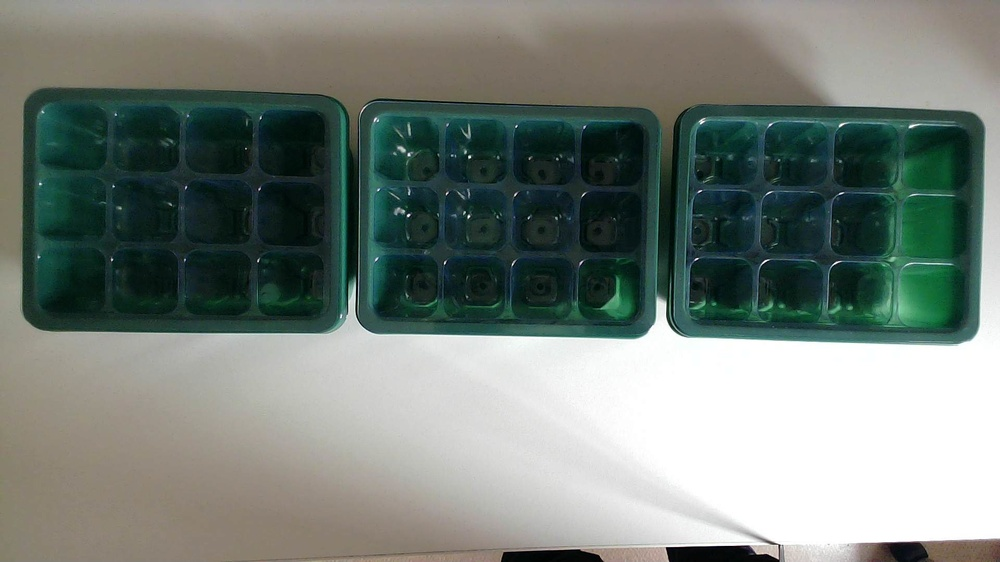
//> input picture Tray/tray_test_photo2.jpg, 1000 x 562 px, shrunk from 1920 x 1080 before the run
$ ./Contours   (built with g++ and OpenCV 4)
//> lines starting //> are read from the running program, lines starting //| are printed output that depends on the picture; after the words box and inside, x2 and y2 are one past the last pixel; in counts of white or black regions, pixels touching at a corner belong together
//> in findContoursTray, image is the input picture: 562 rows x 1000 cols, CV_8UC3; mean B, G, R 121.5, 128.2, 118.4
#include<opencv2/opencv.hpp>
#include "opencv2/imgcodecs.hpp"
#include "opencv2/imgproc.hpp"
#include "opencv2/highgui.hpp"
#include "opencv2/calib3d.hpp"
#include "opencv2/aruco.hpp"


#include<iostream>
#include <sstream>
#include <fstream>
#include <stdint.h>

using namespace cv;

const int fps = 20;

cv::Mat findColour(const cv::Mat& inputBGRimage, int rng = 15)
{
	Mat input = inputBGRimage.clone();
	Mat imageHSV;
	Mat imgThreshold;
	assert(!input.empty());

	// Converts image from BGR to HSV
	cvtColor(input, imageHSV, COLOR_BGR2HSV);

	// Detects yellow colour
	inRange(imageHSV, cv::Scalar(20, 55, 55), Scalar(30, 255, 255), imgThreshold);

	return imgThreshold;
}

void contoursFromColour(std::string filename) {
	Mat image = imread(filename, IMREAD_COLOR);
	Mat thresh;

	thresh = findColour(image);

	// detect edges using canny
	Mat canny;
	Canny(thresh, canny, 50, 150, 3);

	// Detect contours on binary threshold image
	std::vector<std::vector<Point>> contours;
	std::vector<Vec4i> hierarchy;
	findContours(canny, contours, hierarchy, RETR_CCOMP, CHAIN_APPROX_NONE);

	Mat image_copy = image.clone();
	drawContours(image_copy, contours, -1, Scalar(0, 255, 0), 2);

	// Show image
	imshow("Contours", image_copy);
	waitKey(0);
}

void trayContoursThreshold(const cv::Mat& inputBGRimage) {
	Mat input = inputBGRimage.clone();
	Mat imageGrey;
	assert(!input.empty());

	// Convert image to greyscale
	cvtColor(input, imageGrey, COLOR_BGR2GRAY);
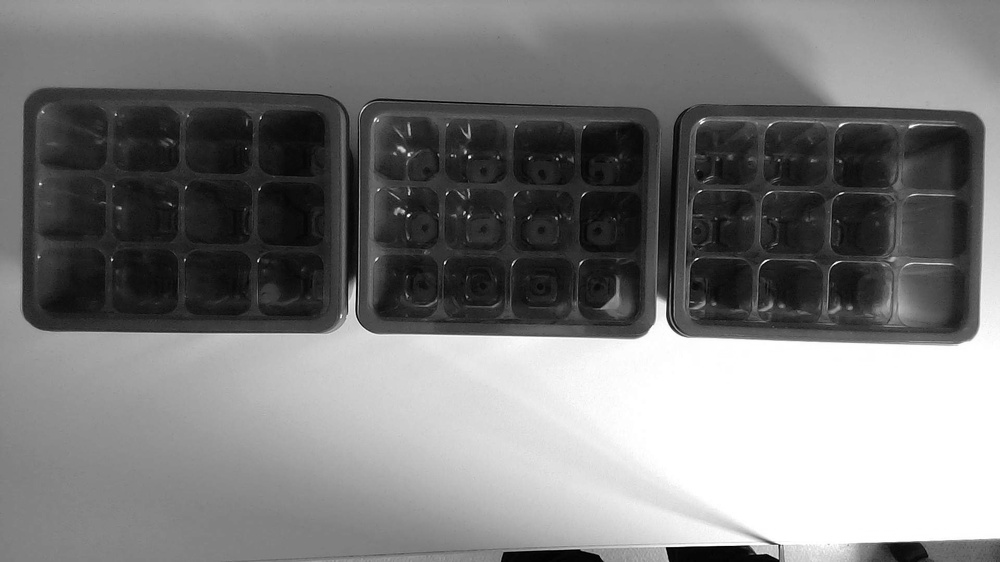
//> imageGrey: 562 rows x 1000 cols, CV_8UC1; min 0, max 255, mean 124.5

	// Setting binary threshold
	// Mat thresh;
	// threshold(imageGrey, thresh, 80, 255, THRESH_BINARY);

	// Blur image
	Mat imageBlurred;
	GaussianBlur(imageGrey, imageBlurred, Size(3, 3), 0);

	// Otsu's threshold
	// Mat otsu;
	// threshold(imageBlurred, otsu, 0, 255, THRESH_BINARY | THRESH_OTSU);

	// Detect edges using canny
	Mat canny;
	Canny(imageBlurred, canny, 70, 255, 3, true);
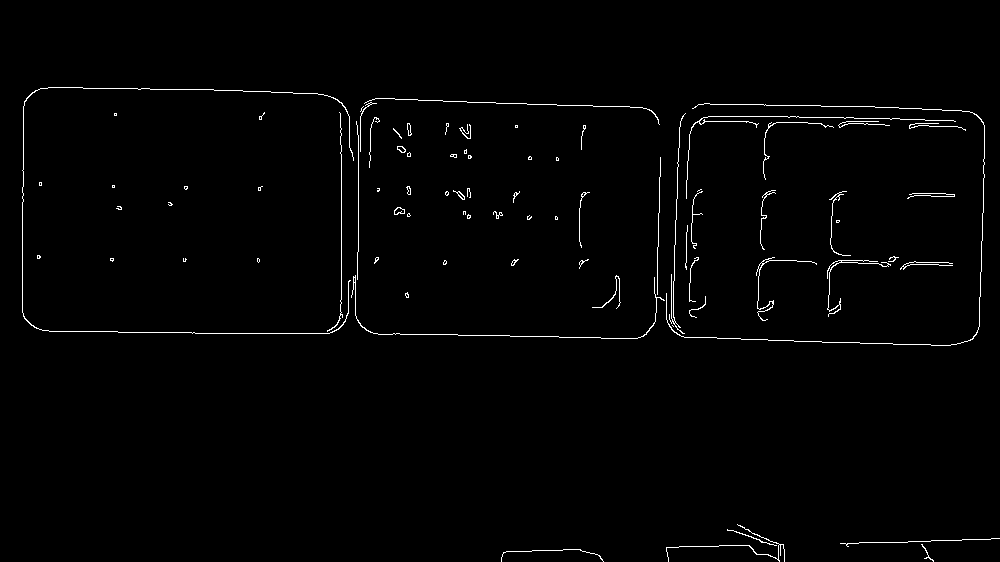
//> canny: 562 rows x 1000 cols, CV_8UC1; 1.2% white in thin lines or dots, all inside (x1, y1, x2, y2) = (22, 87, 1000, 562)

	// Detect contours on binary threshold image
	std::vector<std::vector<Point>> contours;
	std::vector<Vec4i> hierarchy;
	findContours(canny, contours, hierarchy, RETR_TREE, CHAIN_APPROX_NONE);
//> contours = 124 contours, 109 with area under 20; largest, box (x1, y1, x2, y2) and area: (827, 260, 891, 317) 58, (756, 257, 817, 321) 54, (394, 207, 405, 215) 52, (22, 87, 354, 334) 50, (394, 207, 405, 215) 43

	// Draw contours
	Mat image_copy = input.clone();
	drawContours(image_copy, contours, -1, Scalar(0, 255, 0), 2);
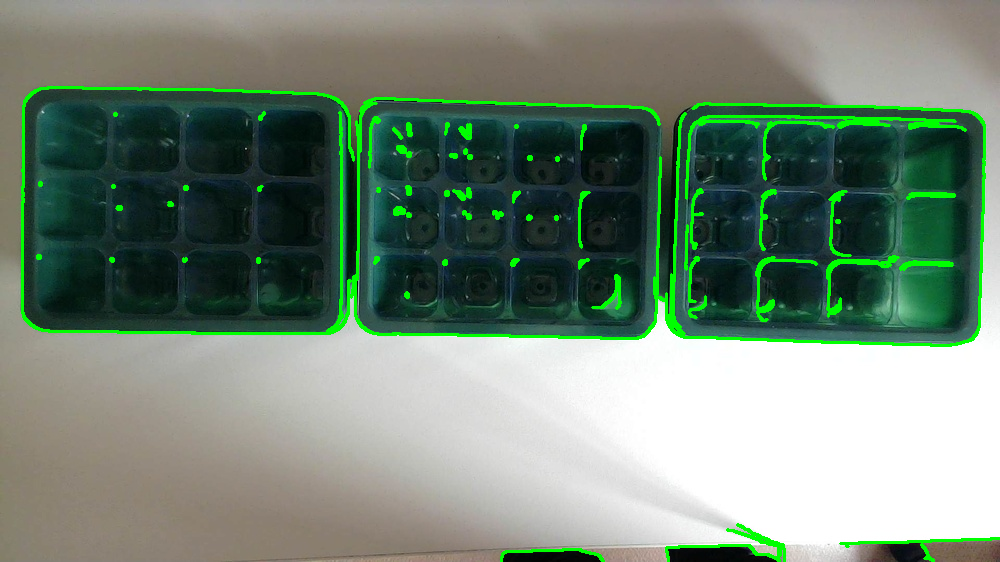
//> image_copy: 562 rows x 1000 cols, CV_8UC3; 3.75% of pixels changed, all inside (x1, y1, x2, y2) = (21, 86, 1000, 562)

	/*
	if (!contours.empty() && !hierarchy.empty()) {

		// loop through the contours/hierarchy
		for (int i = 0; i < contours.size(); i++) {

			// look for hierarchy[i][3]!=-1, ie hole boundaries
			if (hierarchy[i][3] != -1) {
				drawContours(input, contours, i, Scalar(0, 0, 255));
			}
		}
	}
	*/

	// Show image
	imshow("Contours", image_copy);
	waitKey(0);
}

void findContoursTray(std::string filename) {
	Mat image = imread(filename, IMREAD_COLOR);

	Mat foundContours;
	trayContoursThreshold(image);

}

int main(int argv, char** argc) {
	// [28 lines of commented-out code are left out]

	findContoursTray("tray_test_photo2.jpg");

	return 0;

}

$ run again, with Tray/tray_angle.jpg copied over Tray/tray_test_photo2.jpg
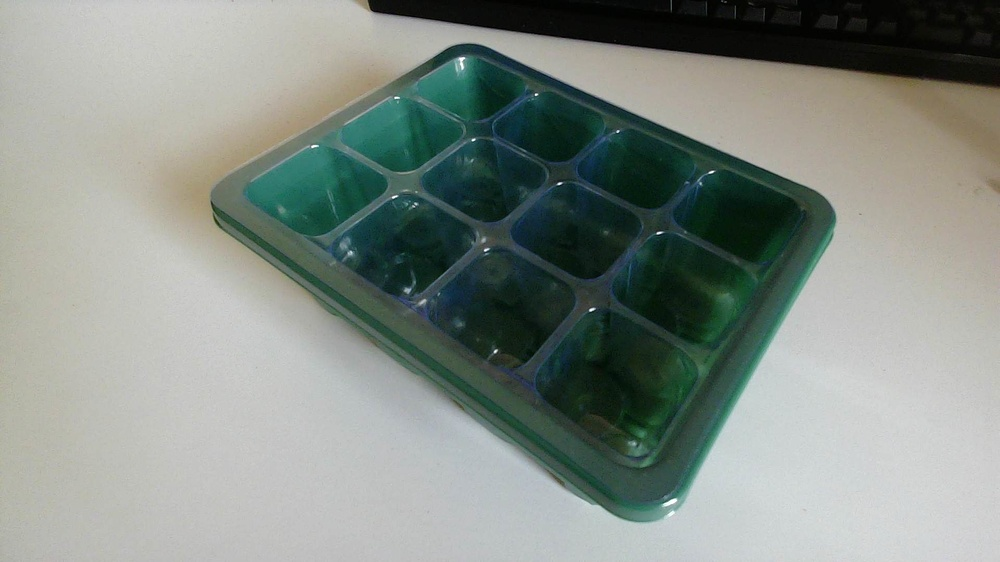
//> input picture Tray/tray_angle.jpg, 1000 x 562 px, shrunk from 1920 x 1080 before the run
//> in findContoursTray, image is the input picture: 562 rows x 1000 cols, CV_8UC3; mean B, G, R 133.8, 140.6, 131.9
//> in trayContoursThreshold, `Canny(imageBlurred, canny, 70, 255, 3, true);`:
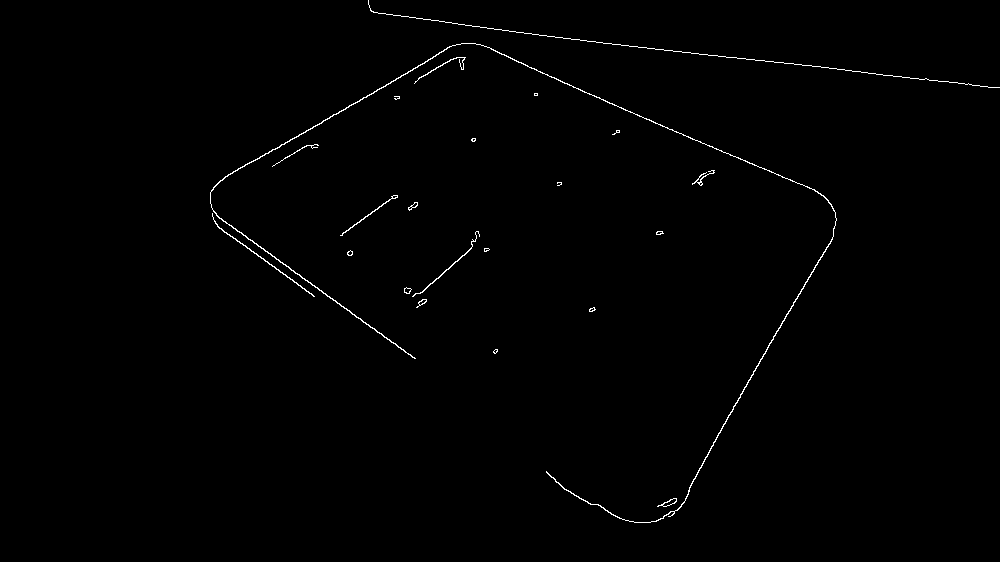
//> canny: 562 rows x 1000 cols, CV_8UC1; 0.62% white in thin lines or dots, all inside (x1, y1, x2, y2) = (210, 0, 1000, 523)
//> contours = 37 contours, 24 with area under 20; largest, box (x1, y1, x2, y2) and area: (210, 43, 837, 523) 610, (212, 213, 315, 297) 74, (657, 498, 677, 507) 60, (412, 231, 480, 297) 52, (662, 498, 677, 507) 50
//> in trayContoursThreshold, `drawContours(image_copy, contours, -1, Scalar(0, 255, 0), 2);`:
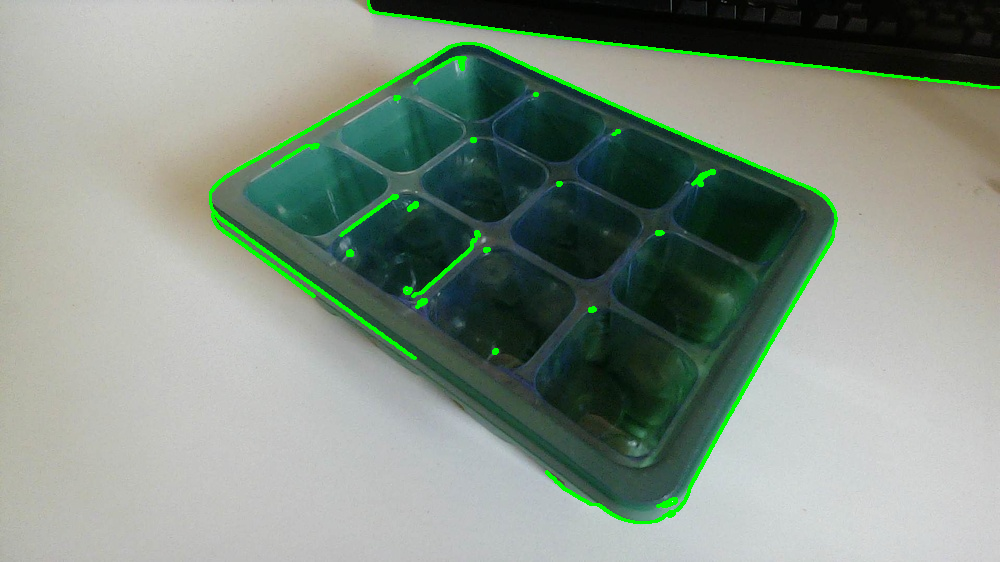
//> image_copy: 562 rows x 1000 cols, CV_8UC3; 1.91% of pixels changed, all inside (x1, y1, x2, y2) = (209, 0, 1000, 524)
